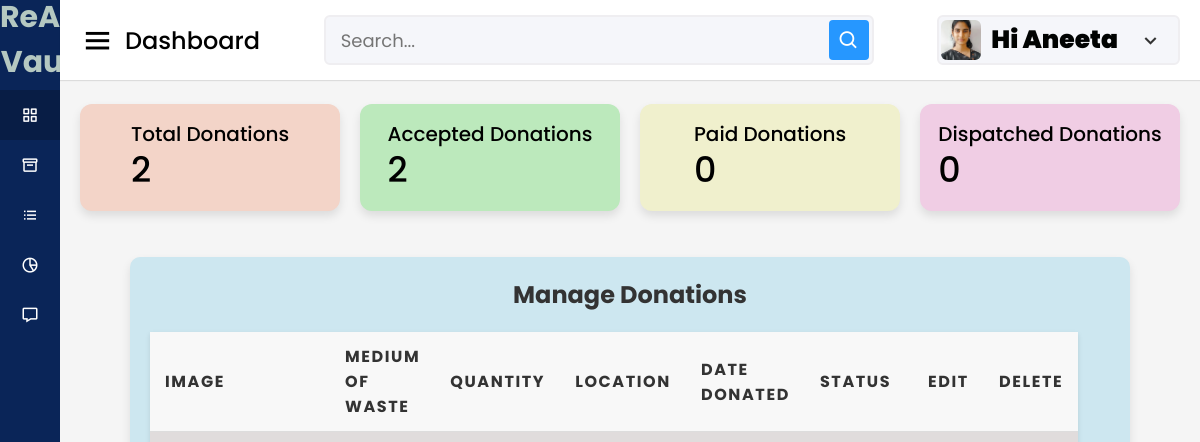
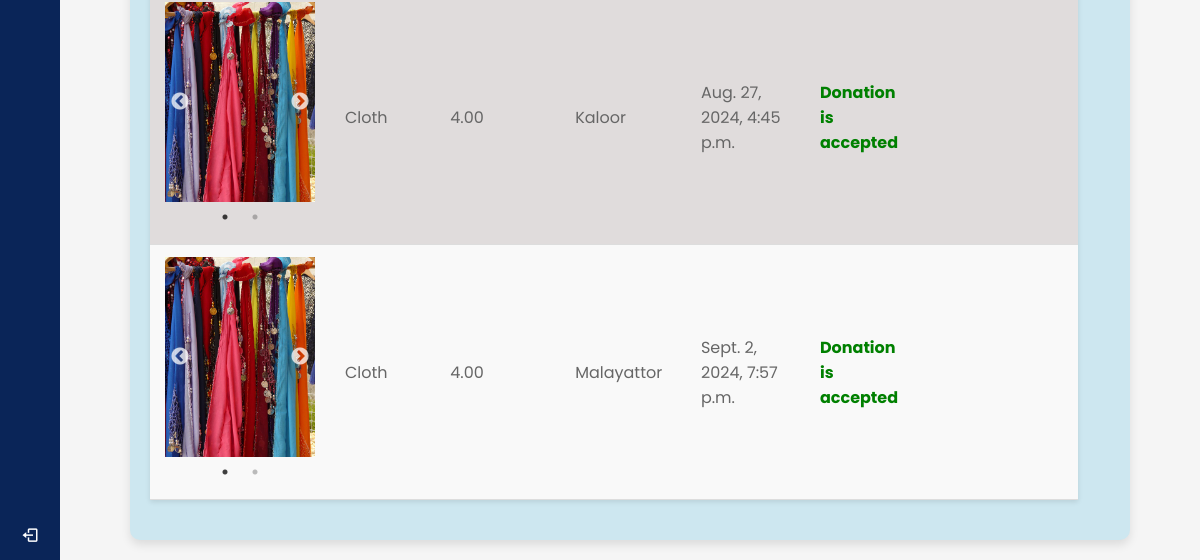
Before: /donors/view-donations/ (signed in) with the older database file (2 pictures, top to bottom).
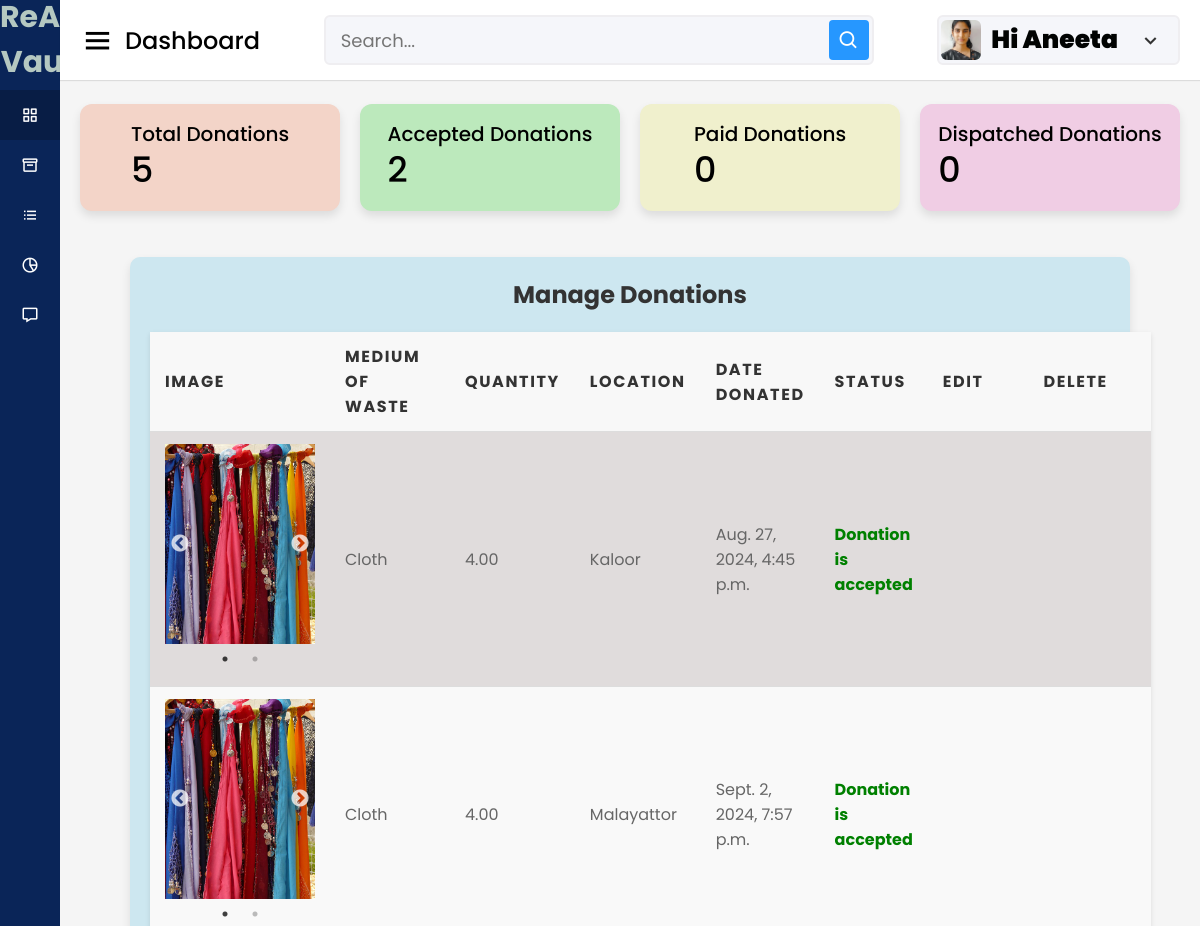
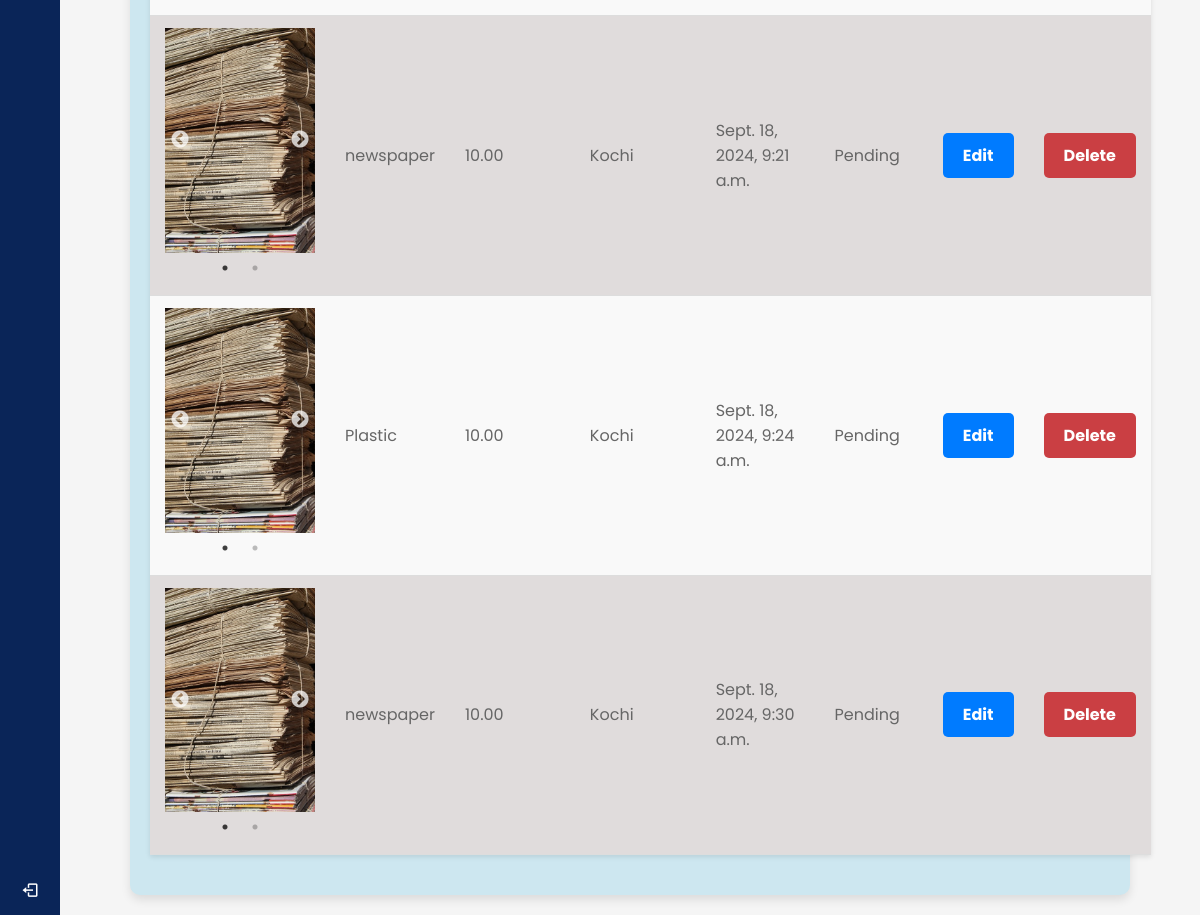
After: the same page with the newer database file (2 pictures, top to bottom).
### accounts/models.py (models this page shows, shortened)
class Donors(models.Model):
    user = models.OneToOneField(User, on_delete = models.CASCADE)
    phone = models.IntegerField(default=99999999)
    profile_pic = models.ImageField(upload_to= 'picture/donor', null=True,default='picture/donor/hi.jpg')

### donors/models.py (models this page shows, shortened)
class DonationImage(models.Model):
    donation = models.ForeignKey(Donation, on_delete=models.CASCADE, related_name='images')
    image=models.ImageField(upload_to='picture/donor')

class Donation(models.Model):
    donor = models.ForeignKey(Donors, on_delete=models.CASCADE)
    medium_of_waste = models.ForeignKey(MediumOfWaste, on_delete=models.CASCADE)
    quantity = models.DecimalField(max_digits=10, decimal_places=2)
    location = models.CharField(max_length=255)
    date_donated = models.DateTimeField(auto_now_add=True)
    STATUS_CHOICES = [
        ('pending','Pending'),
        ('accepted','Accepted'),
        ('rejected','Rejected'),
    ]
    status = models.CharField(max_length=10, choices=STATUS_CHOICES, default='pending')

### adminclick/models.py (models this page shows, shortened)
class MediumOfWaste(models.Model):
    name = models.CharField(max_length=255)
    description = models.TextField(blank=True, null=True)
    rate=models.DecimalField(max_digits=10,decimal_places=2,default=0.00)

### donors/views.py (the view)
# urls.py: path('view-donations/', views.view_donations, name='view_donations'),
@login_required
@never_cache
def view_donations(request):
    donations = Donation.objects.filter(donor=request.user.donors)
    donor = request.user.donors
    total_donations = Donation.objects.filter(donor=donor).count()
    approved_donations = Donation.objects.filter(donor=donor, status ='accepted').count()
    context = {
        'donations': donations,
        'donor':donor,
        'total_donations':total_donations,
        'approved_donations':approved_donations
    }
    return render(request, 'Donors/manage_donation.html', context)

### cart/context_processors.py (called while the page is built)
def counter(request):
    cart_count=0
    if 'admin' in request.path:
        return{}
    else:
        try:
            cart=Cart.objects.filter(cart_id=_cart_id(request))
            cart_items=CartItem.objects.all().filter(cart=cart[:1])
            for cart_item in cart_items:
                cart_count = cart_item.Quantity
        except CartItem.DoesNotExist:
            cart_count=0
    return dict(cart_count=cart_count)

### cart/views.py (called while the page is built)
def _cart_id(request):
    cart=request.session.session_key
    if not cart:
        cart=request.session.create()
    return cart

### category/context_processors.py (called while the page is built)
def menu_links(request):
    links = Category.objects.all()
    return dict(links=links)

### template/Donors/manage_donation.html (shortened to what this page needs)
{% load static %}
<!DOCTYPE html>
<html lang="en" dir="ltr">
<head>
  <link rel="stylesheet" href="{% static 'assets/css/styles.css' %}">
  <link href='https://unpkg.com/boxicons@2.0.7/css/boxicons.min.css' rel='stylesheet'>
  <link rel="stylesheet" type="text/css" href="https://cdn.jsdelivr.net/npm/slick-carousel@1.8.1/slick/slick.css"/>
  <link rel="stylesheet" type="text/css" href="https://cdn.jsdelivr.net/npm/slick-carousel@1.8.1/slick/slick-theme.css"/>
</head>
<body>
  <div class="sidebar">
    <div class="logo-details">
      <span class="logo_name" style="font-size: 30px; text-align: center; font-weight: 700; color: #b5c8c1;">ReArt Vault</span>
    </div>
    <ul class="nav-links">
      <li>
        <a href="{% url 'donor_dashboard' %}" class="active">
          <i class='bx bx-grid-alt'></i>
          <span class="links_name">Donors Dashboard</span>
        </a>
      </li>
      <li>
        <a href="{% url 'donate_waste' %}">
          <i class='bx bx-box'></i>
          <span class="links_name">Add Donations</span>
        </a>
      </li>
      <li>
        <a href="#">
          <i class='bx bx-list-ul'></i>
          <span class="links_name">Manage Donations</span>
        </a>
      </li>
      <li>
        <a href="{% url 'view_rates' %}">
          <i class='bx bx-pie-chart-alt-2'></i>
          <span class="links_name">Price Listings</span>
        </a>
      </li>
      <li>
        <a href="{% url 'donor_notifications' %}">
          <i class='bx bx-message'></i>
          <span class="links_name">Notifications</span>
        </a>
      </li>
      <li class="log_out">
        <a href="{% url 'userlogout' %}">
          <i class='bx bx-log-out'></i>
          <span class="links_name">Log out</span>
        </a>
      </li>
    </ul>
  </div>
  <section class="home-section">
    <nav>
      <div class="sidebar-button">
        <i class='bx bx-menu sidebarBtn'></i>
        <span class="dashboard">Dashboard</span>
      </div>
      <div class="search-box">
        <input type="text" placeholder="Search...">
        <i class='bx bx-search'></i>
      </div>
      <div class="profile-details">
        <img src="{{donor.profile_pic.url}}" alt="">
        <span class="admin_name" style="font-size: 25px; font-weight: 900; color: #010302;">Hi {{user.username}}</span>
        <i class='bx bx-chevron-down'></i>
      </div>
    </nav>
    <body>
      <div class="home-content">
        <div class="overview-boxes">
          <div class="box" style="background-color:rgb(243, 212, 200);">
            <div class="right-side">
              <div class="box-topic">Total Donations</div>
              <div class="number">{{ total_donations }}</div>
            </div>
          </div>
          <div class="box" style="background-color:rgb(188, 233, 188);">
            <div class="right-side">
              <div class="box-topic">Accepted Donations</div>
              <div class="number">{{ approved_donations }}</div>
            </div>
          </div>
          <div class="box" style="background-color:rgb(240, 240, 205);">
            <div class="right-side">
              <div class="box-topic">Paid Donations</div>
              <div class="number"> 0</div>
            </div>
          </div>
          <div class="box" style="background-color:rgb(240, 205, 228);">
            <div class="right-side">
              <div class="box-topic">Dispatched Donations</div>
              <div class="number">0</div>
            </div>
          </div>
        </div>
        <div class="sales-boxes">
          <div class="recent-sales box" style="background-color: rgb(205, 231, 240); padding: 20px; border-radius: 10px; width: 1200px;">
              <div class="title" style="font-size: 24px; font-weight: bold; margin-bottom: 20px;">Manage Donations</div>
              <table class="table">
                  <thead>
                      <tr>
                          <th>Image</th>
                          <th>Medium of Waste</th>
                          <th>Quantity</th>
                          <th>Location</th>
                          <th>Date Donated</th>
                          <th>Status</th>
                          <th>Edit</th>
                          <th>Delete</th>
                      </tr>
                  </thead>
                  <tbody>
                      {% for donation in donations %}
                      <tr>
                          <td>
                              {% if donation.images.exists %}
                                  <div class="image-carousel">
                                      {% for image in donation.images.all %}
                                          <div><img src="{{ image.image.url }}" alt="image of waste"></div>
                                      {% endfor %}
                                  </div>
                              {% else %}
                                  No picture
                              {% endif %}
                          </td>
                          <td>{{ donation.medium_of_waste.name }}</td>
                          <td>{{ donation.quantity }}</td>
                          <td>{{ donation.location }}</td>
                          <td>{{ donation.date_donated }}</td>
                          <td>
                              {% if donation.status == 'accepted' %}
                                  <span class="text-success">Donation is accepted</span>
                              {% else %}
                                  <span class="text-warning">Pending</span>
                              {% endif %}
                          </td>
                          <td>
                              {% if donation.status != 'accepted' %}
                                  <a href="{% url 'edit_donation' donation.id %}" class="btn btn-primary">Edit</a>
                              {% endif %}
                          </td>
                          <td>
                              {% if donation.status != 'accepted' %}
                                  <form method="post" action="{% url 'delete_donation' donation.id %}" style="display:inline;">
                                      <button type="submit" class="btn btn-danger" onclick="return confirm('Are you sure you want to delete this donation?');">Delete</button>
                                  </form>
                              {% endif %}
                          </td>
                      </tr>
                      {% endfor %}
                  </tbody>
              </table>
          </div>
      </div>
    </body>
    </html>

### static/assets/css/styles.css (style rules this page uses)
* { margin: 0; padding: 0; box-sizing: border-box; font-family: 'Poppins', sans-serif; }
.sidebar { position: fixed; height: 100%; width: 240px; background: #0A2558; transition: all 0.5s ease; }
.sidebar .logo-details { height: 80px; display: flex; align-items: center; }
.sidebar .logo-details .logo_name { color: #fff; font-size: 24px; font-weight: 500; }
.sidebar .nav-links { margin-top: 10px; }
.sidebar .nav-links li { position: relative; list-style: none; height: 50px; }
.sidebar .nav-links li a { height: 100%; width: 100%; display: flex; align-items: center; text-decoration: none; transition: all 0.4s ease; }
.sidebar .nav-links li a.active { background: #081D45; }
.sidebar .nav-links li i { min-width: 60px; text-align: center; font-size: 18px; color: #fff; }
.sidebar .nav-links li a .links_name { color: #fff; font-size: 15px; font-weight: 400; white-space: nowrap; }
.sidebar .nav-links .log_out { position: absolute; bottom: 0; width: 100%; }
.home-section { position: relative; background: #f5f5f5; min-height: 100vh; width: calc(100% - 240px); left: 240px; transition: all 0.5s ease; }
.home-section nav { display: flex; justify-content: space-between; height: 80px; background: #fff; display: flex; align-items: center; position: fixed; width: calc(100% - 240px); left: 240px; z-index: 100; padding: 0 20px; box-shadow: 0 1px 1px rgba(0, 0, 0, 0.1); transition: all 0.5s ease; }
.home-section nav .sidebar-button { display: flex; align-items: center; font-size: 24px; font-weight: 500; }
nav .sidebar-button i { font-size: 35px; margin-right: 10px; }
.home-section nav .search-box { position: relative; height: 50px; max-width: 550px; width: 100%; margin: 0 20px; }
nav .search-box input { height: 100%; width: 100%; outline: none; background: #F5F6FA; border: 2px solid #EFEEF1; border-radius: 6px; font-size: 18px; padding: 0 15px; }
nav .search-box .bx-search { position: absolute; height: 40px; width: 40px; background: #2697FF; right: 5px; top: 50%; transform: translateY(-50%); border-radius: 4px; line-height: 40px; text-align: center; color: #fff; font-size: 22px; transition: all 0.4 ease; }
.home-section nav .profile-details { display: flex; align-items: center; background: #F5F6FA; border: 2px solid #EFEEF1; border-radius: 6px; height: 50px; min-width: 190px; padding: 0 15px 0 2px; }
nav .profile-details img { height: 40px; width: 40px; border-radius: 6px; object-fit: cover; }
nav .profile-details .admin_name { font-size: 15px; font-weight: 500; color: #333; margin: 0 10px; white-space: nowrap; }
nav .profile-details i { font-size: 25px; color: #333; }
.home-section .home-content { position: relative; padding-top: 104px; }
.home-content .overview-boxes { display: flex; align-items: center; justify-content: space-between; flex-wrap: wrap; padding: 0 20px; margin-bottom: 26px; }
.overview-boxes .box { display: flex; align-items: center; justify-content: center; width: calc(100% / 4 - 15px); background: #fff; padding: 15px 14px; border-radius: 12px; box-shadow: 0 5px 10px rgba(0,0,0,0.1); }
.overview-boxes .box-topic { font-size: 20px; font-weight: 500; }
.home-content .box .number { display: inline-block; font-size: 35px; margin-top: -6px; font-weight: 500; }
.home-content .sales-boxes { display: flex; justify-content: space-between; }
.home-content .sales-boxes .recent-sales { width: 65%; background: #fff; padding: 20px 30px; margin: 0 20px; border-radius: 12px; box-shadow: 0 5px 10px rgba(0, 0, 0, 0.1); }
.sales-boxes .box .title { font-size: 24px; font-weight: 500; }
@media (max-width: 1240px) { .sidebar { width: 60px; } }
@media (max-width: 1240px) { .home-section { width: calc(100% - 60px); left: 60px; } }
@media (max-width: 1240px) { .home-section nav { width: calc(100% - 60px); left: 60px; } }

Changed rows visible on the page:
added Donation: medium_of_waste.name "newspaper", quantity "10.00", location "Kochi", date_donated "Sept. 18, 2024, 9:21 a.m.", status "Pending"
added DonationImage: image (picture), shown under "newspaper"
added Donation: medium_of_waste.name "Plastic", quantity "10.00", location "Kochi", date_donated "Sept. 18, 2024, 9:24 a.m.", status "Pending"
added DonationImage: image (picture), shown under "Plastic"
added Donation: medium_of_waste.name "newspaper", quantity "10.00", location "Kochi", date_donated "Sept. 18, 2024, 9:30 a.m.", status "Pending"
added DonationImage: image (picture), shown under "newspaper"
Other visible differences:
{{ total_donations }}: "2" → "5"
